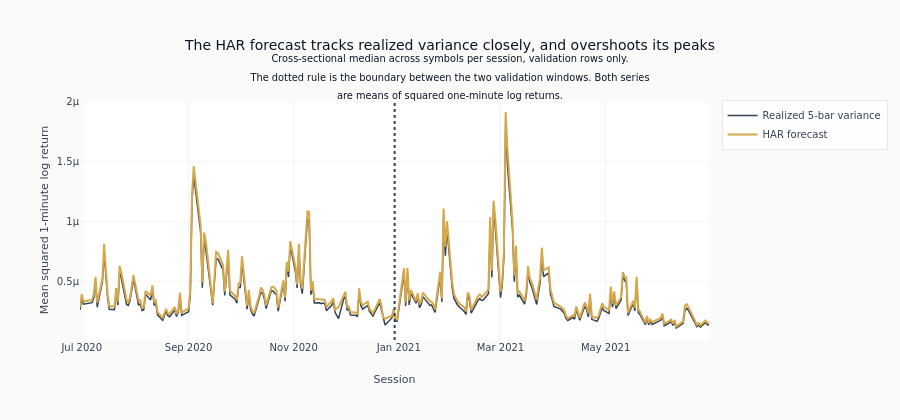

Source (notebook cell):
### Code cell
fig = go.Figure()
fig.add_trace(
    go.Scatter(
        x=har_view["session"],
        y=har_view["realized"],
        mode="lines",
        name="Realized 5-bar variance",
        line={"color": COLORS["neutral"], "width": 1.5},
    )
)
fig.add_trace(
    go.Scatter(
        x=har_view["session"],
        y=har_view["forecast"],
        mode="lines",
        name="HAR forecast",
        line={"color": COLORS["amber"], "width": 2},
    )
)
# `splits` arrives in descending recency, so `splits[1:]` dropped the *latest* fold's boundary and
# drew the earliest one - which is the left edge of the plot, where there is nothing to separate.
# Sorting first and dropping the earliest puts the rule where one fold's parameters give way to
# the next.
for s in sorted(splits, key=lambda s: pd.Timestamp(s["val_start"]))[1:]:
    fig.add_vline(x=iso(s["val_start"]), line_dash="dot", line_color=COLORS["neutral"])
fig.update_layout(
    title=(
        "The HAR forecast tracks realized variance closely, and overshoots its peaks"
        "<br><sup>Cross-sectional median across symbols per session, validation rows only."
        "<br>The dotted rule is the boundary between the two validation windows. Both series"
        "<br>are means of squared one-minute log returns.</sup>"
    ),
    xaxis_title="Session",
    yaxis_title="Mean squared 1-minute log return",
    height=420,
)
fig.show()

### Figure 1 — Plotly figure (JSON) as saved in the notebook; plotly's stock layout.template omitted (floating-point values rounded to 4 significant figures; data arrays with more than 128 entries replaced by an {"elided": "..."} marker saying what was removed)
{"data": [{"line": {"color": "#334155", "width": 1.5}, "mode": "lines", "name": "Realized 5-bar variance", "type": "scatter", "x": {"elided": "253 str values"}, "y": {"elided": "253 float values"}}, {"line": {"color": "#D4A84B", "width": 2}, "mode": "lines", "name": "HAR forecast", "type": "scatter", "x": {"elided": "253 str values"}, "y": {"elided": "253 float values"}}], "layout": {"height": 420, "shapes": [{"line": {"color": "#334155", "dash": "dot"}, "type": "line", "x0": "2020-12-29T13:46:00", "x1": "2020-12-29T13:46:00", "xref": "x", "y0": 0, "y1": 1, "yref": "y domain"}], "title": {"text": "The HAR forecast tracks realized variance closely, and overshoots its peaks<br><sup>Cross-sectional median across symbols per session, validation rows only.<br>The dotted rule is the boundary between the two validation windows. Both series<br>are means of squared one-minute log returns.</sup>"}, "xaxis": {"title": {"text": "Session"}}, "yaxis": {"title": {"text": "Mean squared 1-minute log return"}}}}
